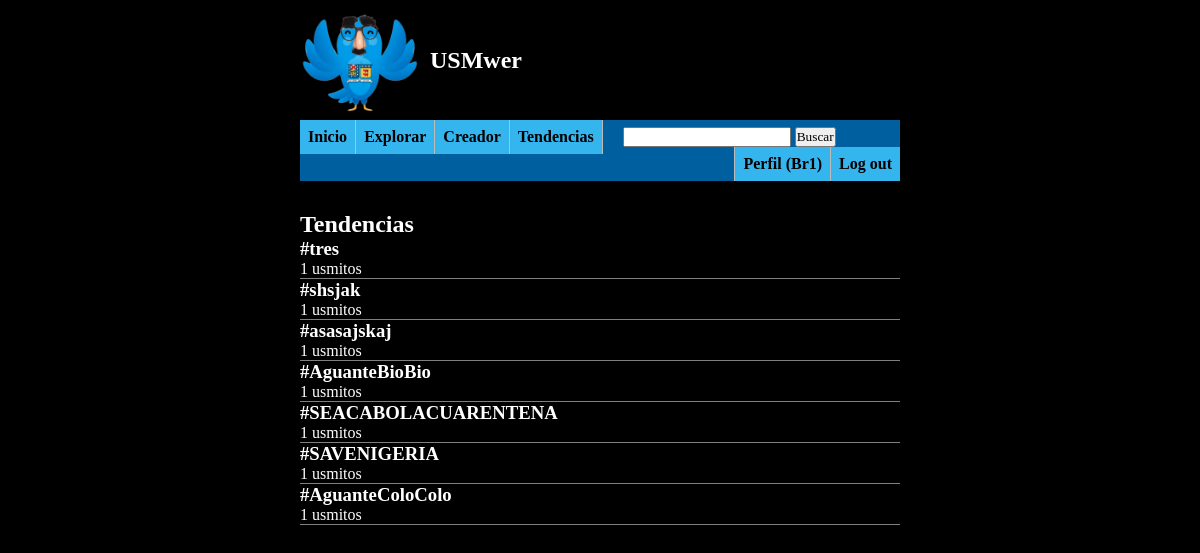
The app's page /trends.php (signed in) with its own data.
### tables this page shows
CREATE TABLE `tags` (
  `tagsId` varchar(279) NOT NULL,
  `tagsCount` int(10) NOT NULL,
  `tagsRegisterDate` varchar(30) NOT NULL
);

### includes/functions-inc.php (the view, shortened to what this page needs)
    <?php
function showTagsFrom($tags){
    if($tags !== false){
        ?>
            <div class="tag">
        <?php
        $n_tags = count($tags);
        for($i = 0; $i < $n_tags; $i++){
            ?>
                <div class="tag-div">
                    <h3 class="tag-div-name"><?php echo("#" . $tags[$i][0]); ?></h3>
                    <span class="tag-div-count"><?php echo($tags[$i][1] . " usmitos"); ?></span>
                </div>
                <div class="horizontalSeparator1"></div>
            <?php
        }
        ?>
            </div>
        <?php
    }else{
        ?>
        <p>No se encontraron Tags</p>
        <?php
    }
}
function getAllTags($conn){
    $sql = "SELECT * FROM tags WHERE tagsCount > 0 ORDER BY tagsRegisterDate DESC LIMIT 100;";
    $stmt = mysqli_stmt_init($conn);
    if(!mysqli_stmt_prepare($stmt, $sql)){
        header("location: ../index.php?error=stmtfailed");
        exit();
    }
    mysqli_stmt_execute($stmt);
    $resultData = mysqli_stmt_get_result($stmt);
    if($row = mysqli_fetch_all($resultData)){
        return $row;
    } else{
        $result = false;
        return $result;
    }
    exit();
}

### css/style.css (style rules this page uses)
* { padding: 0; margin: 0; font-family: century gothic; }
:root { --primary: rgb(0, 156, 233); }
body { background-color: black; color: white; }
.horizontalSeparator1 { height: 1px; width: 100%; background-color: gray; }

### records on screen
tags: tagsId "tres", tagsCount "1"
tags: tagsId "shsjak", tagsCount "1"
tags: tagsId "asasajskaj", tagsCount "1"
tags: tagsId "AguanteBioBio", tagsCount "1"
tags: tagsId "SEACABOLACUARENTENA", tagsCount "1"
tags: tagsId "SAVENIGERIA", tagsCount "1"
tags: tagsId "AguanteColoColo", tagsCount "1"

### other values on screen
$_SESSION["userUid"] "Br1"
